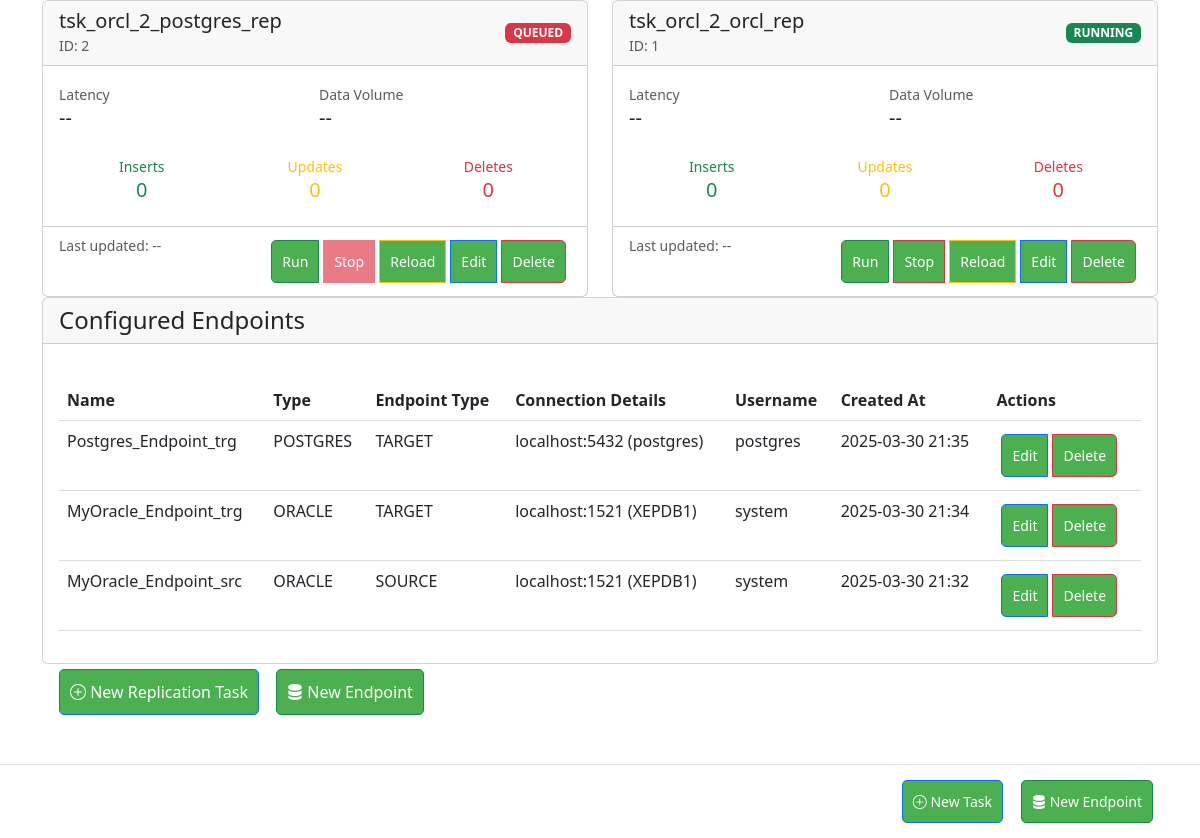
The page / on the database its author committed.
### app/models/task.py (models this page shows, shortened)
class ReplicationTask(db.Model):
    __tablename__ = 'replication_task'
    id = db.Column(db.Integer, primary_key=True)
    name = db.Column(db.String(120), unique=True, nullable=False)
    source_id = db.Column(db.Integer, db.ForeignKey('endpoint.id'), nullable=False)
    destination_id = db.Column(db.Integer, db.ForeignKey('endpoint.id'), nullable=False)
    cdc_type = db.Column(db.String(20))
    cdc_config = db.Column(db.JSON)
    status = db.Column(db.String(20), default='stopped')
    options = db.Column(db.JSON)
    last_position = db.Column(db.JSON)
    created_at = db.Column(db.DateTime, default=db.func.now())
    tables = db.Column(db.JSON)  # Store selected tables
    initial_load = db.Column(db.Boolean, default=False)
    create_tables = db.Column(db.Boolean, default=True)
    replication_mode = db.Column(db.String(20), default='full')  # full/partial
    merge_enabled = db.Column(db.Boolean, default=True)
    metrics = db.Column(db.JSON, default={  # Initialize metrics with default values
        'inserts': 0,
        'updates': 0,
        'deletes': 0,
        'bytes_processed': 0,
        'latency': 0,
        'last_updated': datetime.utcnow().isoformat(),
        'last_position': 0
    })
    celery_task_id = db.Column(db.String(255), nullable=True, index=True)  # Example field
    source = db.relationship('Endpoint', foreign_keys=[source_id], backref='source_tasks')
    destination = db.relationship('Endpoint', foreign_keys=[destination_id], backref='destination_tasks')

### app/models/endpoint.py (models this page shows, shortened)
class Endpoint(db.Model):
    id = db.Column(db.Integer, primary_key=True)
    name = db.Column(db.String(100), nullable=False)
    type = db.Column(db.String(20), nullable=False)  # oracle, mysql, bigquery
    username = db.Column(db.String(100), nullable=False)
    password = db.Column(db.String(100), nullable=False)
    host = db.Column(db.String(100))  # For oracle/mysql
    port = db.Column(db.Integer)  # For oracle/mysql
    service_name = db.Column(db.String(100))  # For oracle
    dataset = db.Column(db.String(100))  # For bigquery
    credentials_json = db.Column(db.Text)  # For bigquery
    database = db.Column(db.String(100))  # For mysql
    created_at = db.Column(db.DateTime, default=db.func.now())
    target_schema = db.Column(db.String(100))  # New field for target schema
    endpoint_type = db.Column(db.String(20), nullable=False, default='source')  # source or target

### app/web/routes.py (the view)
@bp.route('/')
def dashboard():
    tasks = ReplicationTask.query.order_by(ReplicationTask.created_at.desc()).all()
    endpoints = Endpoint.query.order_by(Endpoint.created_at.desc()).all()
    return render_template('dashboard.html', tasks=tasks, endpoints=endpoints)

### app/web/templates/dashboard.html (shortened to what this page needs)
{% extends "base.html" %}
{% block content %}
 <div class="row row-cols-1 row-cols-md-2 g-4" id="task-monitor">
    {% for task in tasks %}
    <div class="col" data-task-id="{{ task.id }}">
        <div class="card h-100">
          <div class="card-header d-flex justify-content-between align-items-center">
             <div>
                <h5 class="mb-0">{{ task.name }}</h5>
                <small class="text-muted">ID: {{ task.id }}</small>
             </div>
             <span class="task-status-badge badge bg-{{ 'success' if task.status == 'running' else 'danger' }}">
                     {{ task.status|upper }}
             </span>
          </div>
            <div class="card-body">
                <div class="row g-2 mb-3">
                    <div class="col-6">
                        <small class="text-muted">Latency</small>
                        <div class="h5" data-metric="latency">--</div>
                    </div>
                    <div class="col-6">
                        <small class="text-muted">Data Volume</small>
                        <div class="h5" data-metric="volume">--</div>
                    </div>
                </div>
                <div class="row g-2">
                    <div class="col-4 text-center">
                        <div class="text-success">
                            <small>Inserts</small>
                            <div class="h5" data-metric="inserts">0</div>
                        </div>
                    </div>
                    <div class="col-4 text-center">
                        <div class="text-warning">
                            <small>Updates</small>
                            <div class="h5" data-metric="updates">0</div>
                        </div>
                    </div>
                    <div class="col-4 text-center">
                        <div class="text-danger">
                            <small>Deletes</small>
                            <div class="h5" data-metric="deletes">0</div>
                        </div>
                    </div>
                </div>
            </div>
            <div class="card-footer bg-transparent">
                <div class="d-flex justify-content-between">
                    <small class="text-muted">
                        Last updated: <span data-metric="last-updated">--</span>
                    </small>
<div class="btn-group">
    <button class="btn btn-sm btn-success run-btn" data-task-id="{{ task.id }}">
        Run
    </button>
    <button class="btn btn-sm btn-danger stop-task-btn" data-task-id="{{ task.id }}" {% if task.status != 'running' %}disabled{% endif %}>
        Stop
    </button>
    <button class="btn btn-sm btn-warning reload-btn" data-task-id="{{ task.id }}">
        Reload
    </button>
    <a href="{{ url_for('web.edit_task', task_id=task.id) }}" class="btn btn-sm btn-primary">
        Edit
    </a>
    <button class="btn btn-sm btn-danger delete-task-btn" data-task-id="{{ task.id }}" onclick="return confirm('Delete this task?')">
        Delete
    </button>
</div>
                </div>
            </div>
        </div>
    </div>
    {% else %}
    <div class="col-12">
        <div class="alert alert-info">No active replication tasks</div>
    </div>
    {% endfor %}
</div>
    <div class="card">
        <div class="card-header">
            <h4 class="mb-0">Configured Endpoints</h4>
        </div>
        <div class="card-body">
            <table class="table table-hover">
                <thead>
                    <tr>
                        <th>Name</th>
                        <th>Type</th>
                        <th>Endpoint Type</th>
                        <th>Connection Details</th>
                        <th>Username</th>
                        <th>Created At</th>
                        <th>Actions</th>
                    </tr>
                </thead>
                <tbody>
                    {% for endpoint in endpoints %}
                    <tr>
                        <td>{{ endpoint.name }}</td>
                        <td>{{ endpoint.type|upper }}</td>
                        <td>{{ endpoint.endpoint_type|upper }}</td>
                        <td>
                            {% if endpoint.type == 'oracle' %}
                                {{ endpoint.host }}:{{ endpoint.port }} ({{ endpoint.service_name }})
                            {% elif endpoint.type == 'postgres' %}
                                {{ endpoint.host }}:{{ endpoint.port }} ({{ endpoint.database }})
                            {% elif endpoint.type == 'bigquery' %}
                                Dataset: {{ endpoint.dataset }}
                            {% elif endpoint.type == 'mysql' %}
                                Database: {{ endpoint.database }}
                            {% endif %}
                        </td>
                        <td>{{ endpoint.username }}</td>
                        <td>{{ endpoint.created_at.strftime('%Y-%m-%d %H:%M') }}</td>
                        <td>
                            <div class="btn-group">
                                <a href="{{ url_for('web.edit_endpoint', endpoint_id=endpoint.id) }}"
                                   class="btn btn-sm btn-primary">Edit</a>
                                <a href="{{ url_for('web.delete_endpoint', endpoint_id=endpoint.id) }}"
                                   class="btn btn-sm btn-danger"
                                   onclick="return confirm('Delete this endpoint?')">Delete</a>
                            </div>
                        </td>
                    </tr>
                    {% else %}
                    <tr>
                        <td colspan="7" class="text-center">No configured endpoints</td>
                    </tr>
                    {% endfor %}
                </tbody>
            </table>
        </div>
    </div>
<div class="container">
    <div class="d-flex justify-content-between mb-4">
        <div>
            <a href="{{ url_for('web.create_task') }}" class="btn btn-primary">
                <i class="bi bi-plus-circle"></i> New Replication Task
            </a>
            <a href="{{ url_for('web.create_endpoint') }}" class="btn btn-success ms-2">
                <i class="bi bi-server"></i> New Endpoint
            </a>
        </div>
    </div>
    </div>
{% endblock %}

### app/static/css/dashboard.css (style rules this page uses)
.btn { background: #4CAF50; color: white; padding: 10px; border-radius: 5px; text-decoration: none; margin: 5px; }
table { width: 100%; margin-top: 20px; border-collapse: collapse; }
th, td { padding: 12px; text-align: left; border-bottom: 1px solid #ddd; }

### app/web/templates/base.html (style rules this page uses)
body { padding-bottom: 70px; }

### rows shown on the page
ReplicationTask: name "tsk_orcl_2_postgres_rep", id "2", status "QUEUED"
ReplicationTask: name "tsk_orcl_2_orcl_rep", id "1", status "RUNNING"
Endpoint: name "Postgres_Endpoint_trg", type "POSTGRES", endpoint_type "TARGET", host "localhost", port "5432", database "postgres", username "postgres", created_at "2025-03-30 21:35"
Endpoint: name "MyOracle_Endpoint_trg", type "ORACLE", endpoint_type "TARGET", host "localhost", port "1521", service_name "XEPDB1", username "system", created_at "2025-03-30 21:34"
Endpoint: name "MyOracle_Endpoint_src", type "ORACLE", endpoint_type "SOURCE", host "localhost", port "1521", service_name "XEPDB1", username "system", created_at "2025-03-30 21:32"
